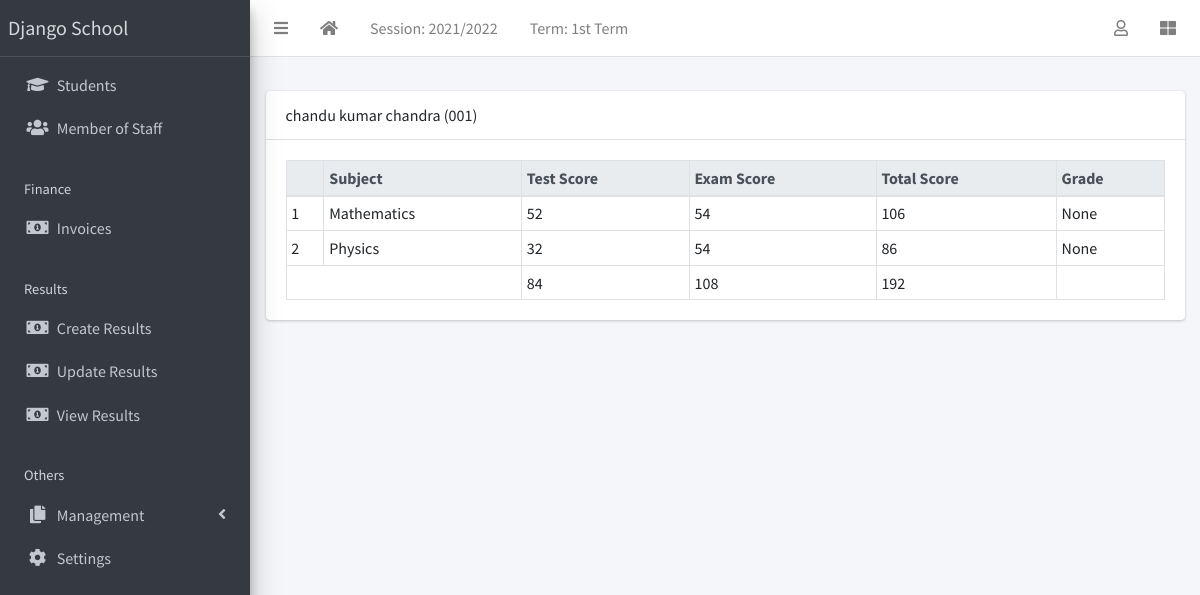
The page /result/view/all (signed in) on the database its author committed.
### apps/corecode/models.py (models this page shows, shortened)
class AcademicSession(models.Model):
    name = models.CharField(max_length=200, unique=True)
    current = models.BooleanField(default=True)
    class Meta:
        ordering = ["-name"]

class AcademicTerm(models.Model):
    name = models.CharField(max_length=20, unique=True)
    current = models.BooleanField(default=True)
    class Meta:
        ordering = ["name"]

class SiteConfig(models.Model):
    key = models.SlugField()
    value = models.CharField(max_length=200)

class Subject(models.Model):
    name = models.CharField(max_length=200, unique=True)
    class Meta:
        ordering = ["name"]
    def __str__(self):
        return self.name

### apps/students/models.py (models this page shows, shortened)
class Student(models.Model):
    STATUS_CHOICES = [("active", "Active"), ("inactive", "Inactive")]
    GENDER_CHOICES = [("male", "Male"), ("female", "Female")]
    current_status = models.CharField(
        max_length=10, choices=STATUS_CHOICES, default="active"
    )
    registration_number = models.CharField(max_length=200, unique=True)
    surname = models.CharField(max_length=200)
    firstname = models.CharField(max_length=200)
    other_name = models.CharField(max_length=200, blank=True)
    gender = models.CharField(max_length=10, choices=GENDER_CHOICES, default="male")
    date_of_birth = models.DateField(default=timezone.now)
    current_class = models.ForeignKey(
        StudentClass, on_delete=models.SET_NULL, blank=True, null=True
    )
    date_of_admission = models.DateField(default=timezone.now)
    mobile_num_regex = RegexValidator(
        regex="^[0-9]{10,15}$", message="Entered mobile number isn't in a right format!"
    )
    parent_mobile_number = models.CharField(
        validators=[mobile_num_regex], max_length=13, blank=True
    )
    address = models.TextField(blank=True)
    others = models.TextField(blank=True)
    passport = models.ImageField(blank=True, upload_to="students/passports/")
    class Meta:
        ordering = ["surname", "firstname", "other_name"]
    def __str__(self):
        return f"{self.surname} {self.firstname} {self.other_name} ({self.registration_number})"

### apps/result/models.py (models this page shows, shortened)
class Result(models.Model):
    student = models.ForeignKey(Student, on_delete=models.CASCADE)
    session = models.ForeignKey(AcademicSession, on_delete=models.CASCADE)
    term = models.ForeignKey(AcademicTerm, on_delete=models.CASCADE)
    current_class = models.ForeignKey(StudentClass, on_delete=models.CASCADE)
    subject = models.ForeignKey(Subject, on_delete=models.CASCADE)
    test_score = models.IntegerField(default=0)
    exam_score = models.IntegerField(default=0)
    class Meta:
        ordering = ["subject"]
    def total_score(self):
        return self.test_score + self.exam_score
    def grade(self):
        return score_grade(self.total_score())

### apps/result/views.py (the view)
# urls.py: path("view/all", ResultListView.as_view(), name="view-results"),
class ResultListView(LoginRequiredMixin, View):
    def get(self, request, *args, **kwargs):
        results = Result.objects.filter(
            session=request.current_session, term=request.current_term
        )
        bulk = {}
        for result in results:
            test_total = 0
            exam_total = 0
            subjects = []
            for subject in results:
                if subject.student == result.student:
                    subjects.append(subject)
                    test_total += subject.test_score
                    exam_total += subject.exam_score
            bulk[result.student.id] = {
                "student": result.student,
                "subjects": subjects,
                "test_total": test_total,
                "exam_total": exam_total,
                "total_total": test_total + exam_total,
            }
        context = {"results": bulk}
        return render(request, "result/all_results.html", context)

### apps/corecode/context_processors.py (called while the page is built)
def site_defaults(request):
    current_session = AcademicSession.objects.get(current=True)
    current_term = AcademicTerm.objects.get(current=True)
    vals = SiteConfig.objects.all()
    contexts = {
        "current_session": current_session.name,
        "current_term": current_term.name,
    }
    for val in vals:
        contexts[val.key] = val.value
    return contexts

### apps/result/utils.py (called while the page is built)
def score_grade(score):
    if score <= 10:
        return "A"

### apps/result/templates/result/all_results.html
{% extends 'base.html' %}
{% block fullcard %}
  {% for key, result in results.items %}
    <div class="card">
      <div class="card-header">
        {{result.student}}
      </div>
      <div class="card-body">
        <table class="table table-bordered table-sm">
          <thead class="thead-light">
            <tr>
              <th></th>
              <th>Subject</th>
              <th>Test Score</th>
              <th>Exam Score</th>
              <th>Total Score</th>
              <th>Grade</th>
            </tr>
          </thead>
          <tbody>
            {% for subject in result.subjects %}
              <tr>
                <td>{{ forloop.counter }}</td>
                <td>{{ subject.subject }}</td>
                <td>{{ subject.test_score }}</td>
                <td>{{ subject.exam_score }}</td>
                <td>{{ subject.total_score }}</td>
                <td>{{ subject.grade }}</td>
              </tr>
            {% endfor %}
          </tbody>
          <tfoot>
            <tr>
              <td colspan="2"></td>
              <td>{{ result.test_total }}</td>
              <td>{{ result.exam_total }}</td>
              <td>{{ result.total_total }}</td>
              <td></td>
            </tr>
          </tfoot>
        </table>
      </div>
    </div>
  {% endfor %}
{% endblock fullcard %}

### templates/base.html (shortened to what this page needs)
{% load static %}
<!DOCTYPE html>
<html lang="en">
<head>
  <link rel="stylesheet" href="{% static 'plugins/fontawesome-free/css/all.min.css' %}">
  <link rel="stylesheet" href="{% static 'plugins/toastr/toastr.min.css' %}">
  <link rel="stylesheet"
    href="{% static 'plugins/overlayScrollbars/css/OverlayScrollbars.min.css' %}">
  <link rel="stylesheet" href="{% static 'plugins/Datatables/datatables.min.css' %}" />
  <link rel="stylesheet" href="{% static 'dist/css/adminlte.min.css' %}">
</head>
<body
  class="hold-transition sidebar-mini layout-fixed layout-navbar-fixed layout-footer-fixed">
  <div class="wrapper">
    <nav class="main-header navbar navbar-expand navbar-white navbar-light">
      <ul class="navbar-nav">
        <li class="nav-item">
          <a class="nav-link" data-widget="pushmenu" href="#" role="button"><i
              class="fas fa-bars"></i></a>
        </li>
        <li class="nav-item d-none d-sm-inline-block">
          <a href="{% url 'home' %} " class="nav-link"><i class="fa fa-home"></i></a>
        </li>
        <li class="nav-item d-none d-sm-inline-block">
          <a href="{% url 'current-session' %}" class="nav-link">Session: {{ current_session }}</a>
        </li>
        <li class="nav-item d-none d-sm-inline-block">
          <a href="{% url 'current-session' %}" class="nav-link">Term: {{ current_term }}</a>
        </li>
      </ul>
      <ul class="navbar-nav ml-auto">
        <li class="nav-item dropdown">
          <a class="nav-link" data-toggle="dropdown" href="#">
            <i class="far fa-user"></i>
          </a>
        </li>
        <li class="nav-item">
          <a class="nav-link" data-widget="control-sidebar" data-slide="true"
            href="#" role="button"><i class="fas fa-th-large"></i></a>
        </li>
      </ul>
    </nav>
    <aside class="main-sidebar sidebar-dark-primary elevation-4">
      <a href="{% url 'home' %}" class="brand-link">{{ school_name | default:"hai" }}</a>
      <div class="sidebar">
        <nav class="mt-2">
          <ul class="nav nav-pills nav-sidebar flex-column"
            data-widget="treeview" role="menu" data-accordion="false">
            <li class="nav-item">
              <a href="{% url 'student-list' %}" class="nav-link">
                <i class="nav-icon fas fa-graduation-cap"></i>
                <p>
                  Students
                </p>
              </a>
            </li>
            <li class="nav-item">
              <a href="{% url 'staff-list' %}" class="nav-link">
                <i class="nav-icon fas fa-users"></i>
                <p>
                  Member of Staff
                </p>
              </a>
            </li>
            <li class="nav-header">Finance</li>
            <li class="nav-item">
              <a href="{% url 'invoice-list' %}" class="nav-link">
                <i class="nav-icon fas fa-money-bill-alt"></i>
                <p>
                  Invoices
                </p>
              </a>
            </li>
            <li class="nav-header">Results</li>
            <li class="nav-item">
              <a href="{% url 'create-result' %}" class="nav-link">
                <i class="nav-icon fas fa-money-bill-alt"></i>
                <p>
                  Create Results
                </p>
              </a>
            </li>
            <li class="nav-item">
              <a href="{% url 'edit-results' %}" class="nav-link">
                <i class="nav-icon fas fa-money-bill-alt"></i>
                <p>
                  Update Results
                </p>
              </a>
            </li>
            <li class="nav-item">
              <a href="{% url 'view-results' %}" class="nav-link">
                <i class="nav-icon fas fa-money-bill-alt"></i>
                <p>
                  View Results
                </p>
              </a>
            </li>
            <li class="nav-header">Others</li>
            <li class="nav-item has-treeview">
              <a href="#" class="nav-link">
                <i class="nav-icon fas fa-copy"></i>
                <p>
                  Management
                  <i class="fas fa-angle-left right"></i>
                </p>
              </a>
            </li>
            <li class="nav-item">
              <a href="{% url 'configs' %}" class="nav-link">
                <i class="nav-icon fas fa-cog"></i>
                <p>
                  Settings
                </p>
              </a>
            </li>
          </ul>
        </nav>
      </div>
    </aside>
    <div class="content-wrapper">
      <section class="content-header">
      </section>
      <section class="content">
        <div class="container-fluid">
          <div class="row">
            <div class="col-md-12">
              {% block fullcard %}{% endblock fullcard %}
            </div>
          </div>
        </div>
      </section>
    </div>
  </div>
</body>
</html>

### rows shown on the page
AcademicSession: name "2021/2022"
AcademicTerm: name "1st Term"
SiteConfig: value "Django School"
Student: student "chandu kumar chandra (001)", test_total "84", exam_total "108", total_total "192"
Result: subject "Mathematics", test_score "52", exam_score "54", total_score "106", grade "None"
Result: subject "Physics", test_score "32", exam_score "54", total_score "86", grade "None"
